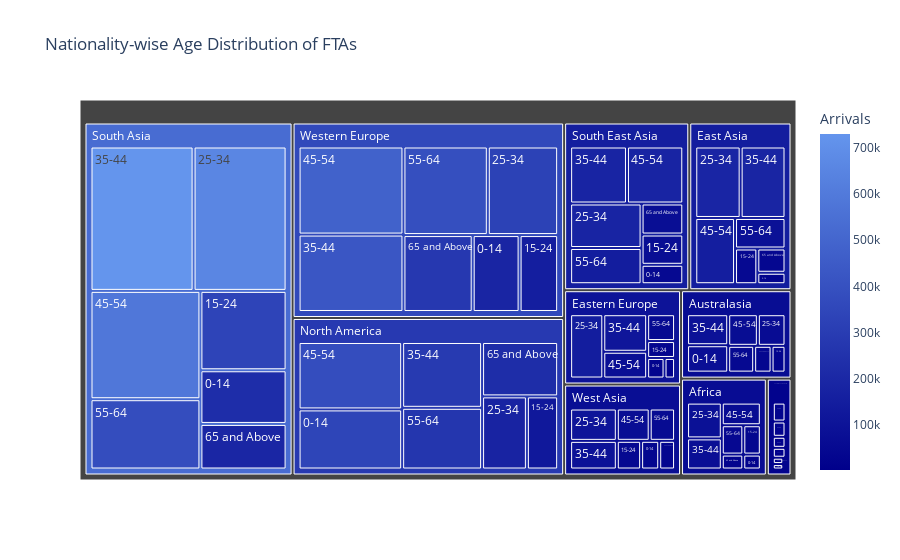

The code cell stored with this chart in its notebook:
### Code cell
# Load the data
file_path = '/home/ykapil897/dv/lab_1/S2_T3_4_India-Tourism-Statistics-2019-Table-2.7.2.csv'
data = pd.read_csv(file_path)

# Filter data to include only rows where 'Country of Nationality' is 'Total'
filtered_data = data[data['Country of Nationality'] == 'Total']

# Define the age group columns
age_groups = ['0-14', '15-24', '25-34', '35-44', '45-54', '55-64', '65 and Above']

# Multiply each age group percentage by the corresponding number of arrivals
for age_group in age_groups:
    filtered_data[age_group] = filtered_data[age_group] * filtered_data['Arrivals (in Numbers)'] / 100

# Melt the data to have a long format for plotly treemap
melted_data = pd.melt(filtered_data, id_vars=['Category'], value_vars=age_groups, 
                      var_name='Age Group', value_name='Arrivals')

# Generate a list of colors from the colormap
num_ages = melted_data['Age Group'].nunique()
colors = [custom_blue(i / (num_ages - 1)) for i in range(num_ages)]

# Convert RGBA to HEX since Plotly requires HEX colors
hex_colors = [f'#{int(r*255):02x}{int(g*255):02x}{int(b*255):02x}' for r, g, b, _ in colors]

# Plotting Treemap with custom blue color scale
fig = px.treemap(
    melted_data, 
    path=['Category', 'Age Group'], 
    values='Arrivals',
    color='Arrivals', 
    hover_data=['Arrivals'],
    color_continuous_scale=hex_colors,  # Apply custom blue gradient
    title='Nationality-wise Age Distribution of FTAs'
)

fig.show()

### Figure 1 — Plotly figure (JSON) as saved in the notebook; plotly's stock layout.template omitted (floating-point values rounded to 4 significant figures; data arrays with more than 128 entries replaced by an {"elided": "..."} marker saying what was removed)
{"data": [{"branchvalues": "total", "customdata": {"elided": "80x2 float values"}, "domain": {"x": [0, 1], "y": [0, 1]}, "hovertemplate": "labels=%{label}<br>Arrivals_sum=%{value}<br>parent=%{parent}<br>id=%{id}<br>Arrivals=%{color}<extra></extra>", "ids": ["Africa/0-14", "Australasia/0-14", "Central & South America/0-14", "East Asia/0-14", "Eastern Europe/0-14", "North America/0-14", "South Asia/0-14", "South East Asia/0-14", "West Asia/0-14", "Western Europe/0-14", "Africa/15-24", "Australasia/15-24", "Central & South America/15-24", "East Asia/15-24", "Eastern Europe/15-24", "North America/15-24", "South Asia/15-24", "South East Asia/15-24", "West Asia/15-24", "Western Europe/15-24", "Africa/25-34", "Australasia/25-34", "Central & South America/25-34", "East Asia/25-34", "Eastern Europe/25-34", "North America/25-34", "South Asia/25-34", "South East Asia/25-34", "West Asia/25-34", "Western Europe/25-34", "Africa/35-44", "Australasia/35-44", "Central & South America/35-44", "East Asia/35-44", "Eastern Europe/35-44", "North America/35-44", "South Asia/35-44", "South East Asia/35-44", "West Asia/35-44", "Western Europe/35-44", "Africa/45-54", "Australasia/45-54", "Central & South America/45-54", "East Asia/45-54", "Eastern Europe/45-54", "North America/45-54", "South Asia/45-54", "South East Asia/45-54", "West Asia/45-54", "Western Europe/45-54", "Africa/55-64", "Australasia/55-64", "Central & South America/55-64", "East Asia/55-64", "Eastern Europe/55-64", "North America/55-64", "South Asia/55-64", "South East Asia/55-64", "West Asia/55-64", "Western Europe/55-64", "Africa/65 and Above", "Australasia/65 and Above", "Central & South America/65 and Above", "East Asia/65 and Above", "Eastern Europe/65 and Above", "North America/65 and Above", "South Asia/65 and Above", "South East Asia/65 and Above", "West Asia/65 and Above", "Western Europe/65 and Above", "Africa", "Australasia", "Central & South America", "East Asia", "Eastern Europe", "North America", "South Asia", "South East Asia", "West Asia", "Western Europe"], "labels": ["0-14", "0-14", "0-14", "0-14", "0-14", "0-14", "0-14", "0-14", "0-14", "0-14", "15-24", "15-24", "15-24", "15-24", "15-24", "15-24", "15-24", "15-24", "15-24", "15-24", "25-34", "25-34", "25-34", "25-34", "25-34", "25-34", "25-34", "25-34", "25-34", "25-34", "35-44", "35-44", "35-44", "35-44", "35-44", "35-44", "35-44", "35-44", "35-44", "35-44", "45-54", "45-54", "45-54", "45-54", "45-54", "45-54", "45-54", "45-54", "45-54", "45-54", "55-64", "55-64", "55-64", "55-64", "55-64", "55-64", "55-64", "55-64", "55-64", "55-64", "65 and Above", "65 and Above", "65 and Above", "65 and Above", "65 and Above", "65 and Above", "65 and Above", "65 and Above", "65 and Above", "65 and Above", "Africa", "Australasia", "Central & South America", "East Asia", "Eastern Europe", "North America", "South Asia", "South East Asia", "West Asia", "Western Europe"], "marker": {"coloraxis": "coloraxis", "colors": [18610.0, 80880.0, 3134.0, 18840.0, 24700.0, 339900.0, 226600.0, 46130.0, 36410.0, 188500.0, 36520.0, 26820.0, 6773.0, 46370.0, 32620.0, 124700.0, 335300.0, 71850.0, 49000.0, 154800.0, 88500.0, 62720.0, 28610.0, 189100.0, 147300.0, 179000.0, 658100.0, 181000.0, 106100.0, 325300.0, 76910.0, 91600.0, 23050.0, 186900.0, 113700.0, 287400.0, 729500.0, 184500.0, 93960.0, 424000.0, 62860.0, 67260.0, 16680.0, 153600.0, 81090.0, 381400.0, 583600.0, 182700.0, 74620.0, 482400.0, 44950.0, 49930.0, 14960.0, 89850.0, 51730.0, 269300.0, 378700.0, 147300.0, 57540.0, 390400.0, 22830.0, 33420.0, 7885.0, 39850.0, 14910.0, 226000.0, 192500.0, 73630.0, 31920.0, 278200.0, 62420.0, 67180.0, 19480.0, 146900.0, 98210.0, 284800.0, 531600.0, 151700.0, 74980.0, 360000.0]}, "name": "", "parents": ["Africa", "Australasia", "Central & South America", "East Asia", "Eastern Europe", "North America", "South Asia", "South East Asia", "West Asia", "Western Europe", "Africa", "Australasia", "Central & South America", "East Asia", "Eastern Europe", "North America", "South Asia", "South East Asia", "West Asia", "Western Europe", "Africa", "Australasia", "Central & South America", "East Asia", "Eastern Europe", "North America", "South Asia", "South East Asia", "West Asia", "Western Europe", "Africa", "Australasia", "Central & South America", "East Asia", "Eastern Europe", "North America", "South Asia", "South East Asia", "West Asia", "Western Europe", "Africa", "Australasia", "Central & South America", "East Asia", "Eastern Europe", "North America", "South Asia", "South East Asia", "West Asia", "Western Europe", "Africa", "Australasia", "Central & South America", "East Asia", "Eastern Europe", "North America", "South Asia", "South East Asia", "West Asia", "Western Europe", "Africa", "Australasia", "Central & South America", "East Asia", "Eastern Europe", "North America", "South Asia", "South East Asia", "West Asia", "Western Europe", "", "", "", "", "", "", "", "", "", ""], "type": "treemap", "values": [18610.0, 80880.0, 3134.0, 18840.0, 24700.0, 339900.0, 226600.0, 46130.0, 36410.0, 188500.0, 36520.0, 26820.0, 6773.0, 46370.0, 32620.0, 124700.0, 335300.0, 71850.0, 49000.0, 154800.0, 88500.0, 62720.0, 28610.0, 189100.0, 147300.0, 179000.0, 658100.0, 181000.0, 106100.0, 325300.0, 76910.0, 91600.0, 23050.0, 186900.0, 113700.0, 287400.0, 729500.0, 184500.0, 93960.0, 424000.0, 62860.0, 67260.0, 16680.0, 153600.0, 81090.0, 381400.0, 583600.0, 182700.0, 74620.0, 482400.0, 44950.0, 49930.0, 14960.0, 89850.0, 51730.0, 269300.0, 378700.0, 147300.0, 57540.0, 390400.0, 22830.0, 33420.0, 7885.0, 39850.0, 14910.0, 226000.0, 192500.0, 73630.0, 31920.0, 278200.0, 351198, 412628, 101085, 724568, 466049, 1807718, 3104422, 887088, 449548, 2243635]}], "layout": {"coloraxis": {"colorbar": {"title": {"text": "Arrivals"}}, "colorscale": [[0, "#00008b"], [0.1667, "#10189b"], [0.3333, "#2131ab"], [0.5, "#324abc"], [0.6667, "#4263cc"], [0.8333, "#537cdc"], [1, "#6495ed"]]}, "legend": {"tracegroupgap": 0}, "title": {"text": "Nationality-wise Age Distribution of FTAs"}}}
